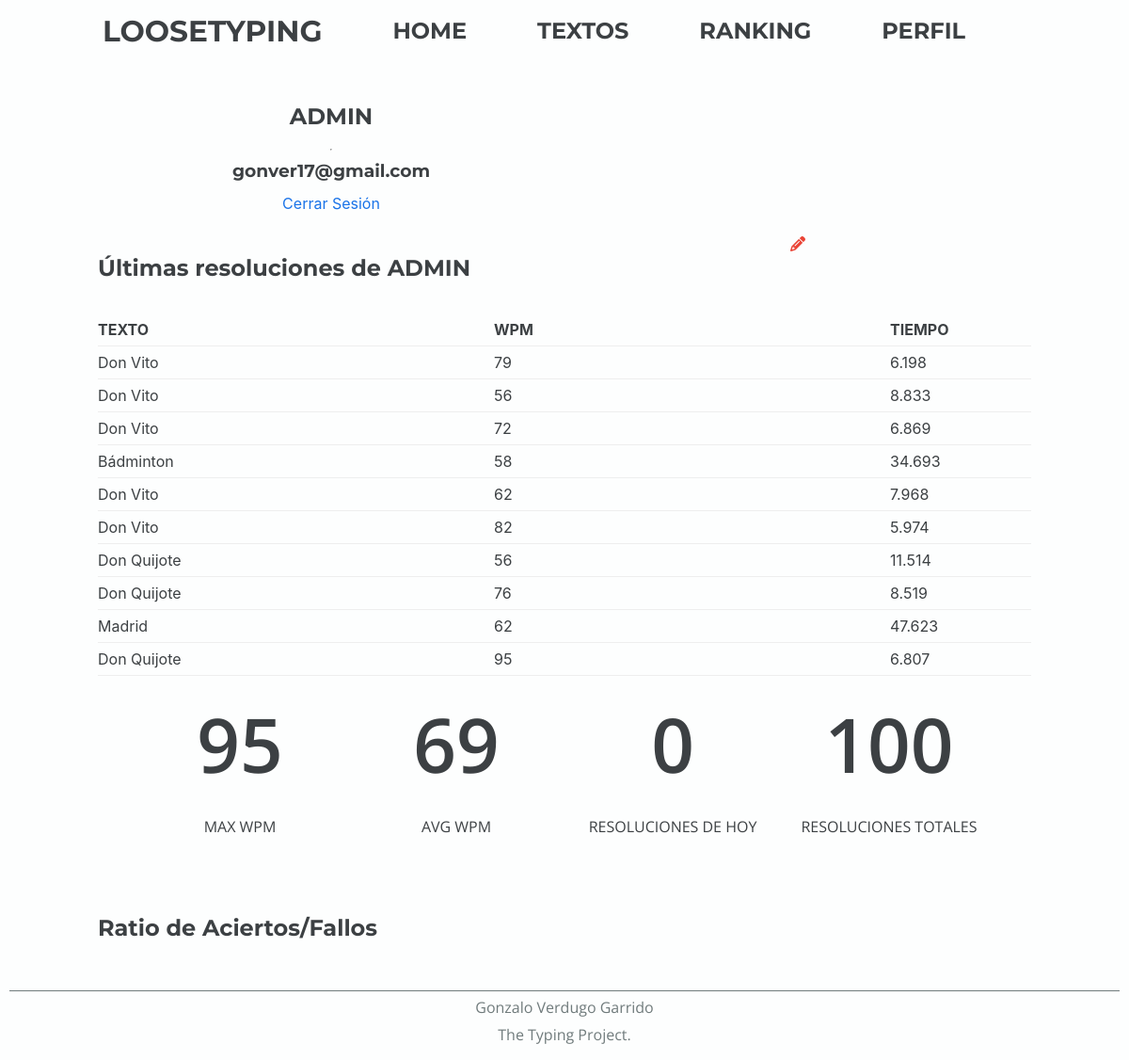
The page /views/profile.php (signed in) on the database its author committed.
### tables this page shows
CREATE TABLE `usuarios` (
  `id` int(11) NOT NULL,
  `nom_user` varchar(50) DEFAULT NULL,
  `ema_user` varchar(60) DEFAULT NULL,
  `pas_user` varchar(200) DEFAULT NULL,
  `ava_user` varchar(100) DEFAULT 'ec ec-robot',
  `created_at` timestamp NOT NULL DEFAULT current_timestamp() ON UPDATE current_timestamp(),
  `per_user` int(11) DEFAULT NULL
);

CREATE TABLE `resoluciones` (
  `id` int(11) NOT NULL,
  `id_user` int(11) DEFAULT NULL,
  `id_text` int(11) DEFAULT NULL,
  `wpm_res` int(11) DEFAULT NULL,
  `tim_res` float DEFAULT NULL,
  `created_at` timestamp NOT NULL DEFAULT current_timestamp() ON UPDATE current_timestamp()
);

CREATE TABLE `textos` (
  `id` int(11) NOT NULL,
  `tit_text` varchar(50) DEFAULT NULL,
  `txt_text` text DEFAULT NULL,
  `lang_text` varchar(50) DEFAULT NULL,
  `id_cat` int(11) DEFAULT NULL,
  `ori_text` varchar(150) DEFAULT NULL,
  `created_at` timestamp NOT NULL DEFAULT current_timestamp() ON UPDATE current_timestamp()
);

### public_html/private/model/dao/daoUser.php (called while the page is built, shortened)
<?php
class DaoUser
{
    public static function getStats($user)
    {
        $db = DbConnection::getInstance();
        $statsQuery = "select max(wpm_res) as `maxWpm`,avg(wpm_res) as `avgWpm`,count(*) as `totRes` from resoluciones where id_user=".$user->getId()." ;";
        $resToday='SELECT count(*) as `resToday` from resoluciones where created_at between date(now()) and now() and id_user='.$user->getId().';';
        $result=$db->query($statsQuery)->fetch();
        $result2 = $db->query($resToday)->fetch();
        $stats = array(
            $result['maxWpm'],
           round($result['avgWpm']),
            $result2['resToday'],
            $result['totRes']
        );
        $headers= array(
            'MAX WPM',
            'AVG WPM',
            'RESOLUCIONES DE HOY',
            'RESOLUCIONES TOTALES'
        );
        return [$stats,$headers];
    }
    public static function getByEmail($email)
    {
        $db=  DbConnection::getInstance();
        $query="select * from usuarios where ema_user='{$email}';";
        $result = $db->query($query)->fetch();
        return $result;
    }
}

### public_html/private/model/dao/daoResolution.php (called while the page is built, shortened)
<?php
class DaoResolution
{
    public static function getUserLastsResolutions($id, $limit)
    {
        $db= DbConnection::getInstance();
        $query = "select * from resoluciones where id_user={$id} order by created_at DESC limit {$limit}";
        $commit=$db->prepare($query);
        $commit->execute();
        $arr=$commit->fetchAll();
        return $arr;
    }
}

### public_html/private/model/dao/daoText.php (called while the page is built, shortened)
<?php
class DaoText
{
    public static function getById($id)
    {
        $db=  DbConnection::getInstance();
        $query="select * from textos where id='{$id}';";
        $result = $db->query($query)->fetch();
        return $result;
    }
}

### public_html/private/model/text.php (called while the page is built, shortened)
<?php
include_once('dao/daoText.php');
class Text
{
    private $titText;
    public function __construct($id="", $titText="", $txtText="", $lang="", $idCat="", $autorText="", $createdAt="")
    {
        $this->titText=$titText;
    }
    public function getTitText()
    {
        return $this->titText;
    }
    public static function getById($id)
    {
        $daoResult =DaoText::getById($id);
        $text = new Text($daoResult['id'], $daoResult['tit_text'], $daoResult['txt_text'], $daoResult['lang_text'], $daoResult['id_cat'], $daoResult['ori_text'], $daoResult['created_at']);
        return $text ;
    }
}

### public_html/views/profile.php (the view, shortened to what this page needs)
<?php
include("../private/model/user.php");
include("../private/model/resolution.php");
include("../private/model/text.php");
?>
<!DOCTYPE html>
<html lang='es' dir='ltr'>
<head>
    <?php include "../includes/general-head.php" ?>
</head>
<body>
    <main>
        <?php include "../includes/nav.php" ?>
        <section id="profile-sect mg-20">
            <div id="user-data">
                <div class="profile-box">
                    <h1><?php
                        $user = "";
                        if (isset($_SESSION['user']) && !empty($_SESSION['user']) && empty($_GET['id'])) {
                            $user = User::getByEmail($_SESSION['user']);
                        } elseif (($_GET['id']) && !empty($_GET['id'])) {
                            $user = User::getById($_GET['id']);
                        } else {
                            header("location: ../index.php");
                        }
                       echo $user->getName();
                    ?>
                    </h1>
                    <hr>
                    <h3 id="userEmail"><?php echo $user->getEmail()   ?>
                    </h3>
                    <div>
                        <a class="high-elem" href="../private/scripts/cerrarSesion.php">Cerrar Sesión</a>
                    </div>
                </div>
                <div class="profile-box ">
                    <?php
                            if ($user->getEmail()==$_SESSION['user']) {
                                echo ' <i class="fas fa-pencil-alt high-elem" onclick="openIconWindow()"></i>';
                            }
                        ?>
                </div>
            </div>
            <div id="user-last-reso mg-20">
                <h1>Últimas resoluciones de <?php echo $user->getName() ?>
                </h1>
                <div class="record-header">
                    <div class="record-data"><b>TEXTO</b></div>
                    <div class="record-data"><b>WPM</b></div>
                    <div class="record-data"><b>TIEMPO</b></div>
                </div>
                <?php
                    $lastResolutions=Resolution::getUserLastsResolutions($user->getId(), 10);
                    foreach ($lastResolutions as $resolution) {
                        $texto = Text::getById($resolution->getIdText());
                        echo $resolution->imprimirSinFuncion($texto->getTitText());
                    }
                    ?>
            </div>
            <div class="profile-box" id="user-stats">
                <?php
            $stats = $user->imprimirStats();
                    echo $stats;
            ?>
            </div>
            <div id="div-ratio" class="mg-20">
                <h1>Ratio de Aciertos/Fallos</h1>
            </div>
        </section>
        <?php include "../includes/footer.php" ?>
    </main>
</body>
</html>

### public_html/private/model/resolution.php (shortened to what this page needs)
<?php
include_once('dao/daoResolution.php');
class Resolution
{
    private $idText;
    private $wpmRes;
    private $timeRes;
    public function __construct($id="", $idUser="", $idText="", $wpmRes="", $timeRes="", $createdAt="")
    {
        $this->idText=$idText;
        $this->wpmRes=$wpmRes;
        $this->timeRes=$timeRes;
    }
    public function getIdText()
    {
        return $this->idText;
    }
    public static function getUserLastsResolutions($id, $limit)
    {
        $daoResult = DaoResolution::getUserLastsResolutions($id, $limit);
        $resolutions = array();
        foreach ($daoResult as $daoResolution) {
            array_push($resolutions, new Resolution($daoResolution['id'], $daoResolution['id_user'], $daoResolution['id_text'], $daoResolution['wpm_res'], $daoResolution['tim_res'], $daoResolution['created_at']));
        }
        return $resolutions;
    }
    public function imprimirSinFuncion($titText)
    {
        $html="";
        $html.="<div  class='record-row'>";
        $html.=" <div class='record-data'>".$titText."    </div>";
        $html.=" <div class='record-data'>".$this->wpmRes."    </div>";
        $html.=" <div class='record-data'>".$this->timeRes."    </div>";
        $html.="</div>";
        return $html;
    }
}

### public_html/css/reboot.css (style rules this page uses)
*, *::before, *::after { box-sizing: border-box; }
html { font-family: sans-serif; line-height: 1.15; -webkit-text-size-adjust: 100%; -ms-text-size-adjust: 100%; -ms-overflow-style: scrollbar; -webkit-tap-highlight-color: transparent; }
article, aside, dialog, figcaption, figure, footer, header, hgroup, main, nav, section { display: block; }
body { margin: 0; font-family: -apple-system, BlinkMacSystemFont, "Segoe UI", Roboto, "Helvetica Neue", Arial, sans-serif, "Apple Color Emoji", "Segoe UI Emoji", "Segoe UI Symbol"; font-size: 1rem; font-weight: normal; line-height: 1.5; color: #212529; text-align: left; background-color: #fff; }
hr { box-sizing: content-box; height: 0; overflow: visible; }
h1, h2, h3, h4, h5, h6 { margin-top: 0; margin-bottom: 0.5rem; }
b, strong { font-weight: bolder; }
a { color: #007bff; text-decoration: none; background-color: transparent; -webkit-text-decoration-skip: objects; }
a, area, button, [role="button"], input:not([type="range"]), label, select, summary, textarea { -ms-touch-action: manipulation; touch-action: manipulation; }

### public_html/css/general.css (style rules this page uses)
* { color: #3c4043; }
body { background-color: #fdfefe; }
h1, h2, h3, h4 { font-family: "Montserrat", sans-serif; font-weight: bold; color: #3c4043; }
a:link { color: #1a73e8; }
section { max-width: 992px; margin: 0 auto; padding: 30px 3 3 3; min-height: 85vh; }
.record-header { margin: 30px 0 0 0; border-bottom: 1px solid #eee; padding: 5px 0; display: flex; justify-content: space-between; }
.record-row, .user-div { border-bottom: 1px solid #eee; padding: 5px 0; display: flex; justify-content: space-between; }
.record-data { width: 150px; }
#user-data { display: flex; flex-direction: row; justify-content: center; }
.profile-box { width: 50%; height: 200px; display: flex; flex-direction: column; align-items: center; justify-content: center; }
.high-elem { color: #ea4335; }
.mg-20 { margin-top: 50px; }
#user-stats { display: flex; flex-direction: row; flex-wrap: wrap; width: 100%; justify-content: center; }

### public_html/css/darkmode.css (style rules this page uses)
* { color: #fdfefe; }
body { background-color: #3c4043; }
h1, h2, h3, h4, p, span { color: #fdfefe; }
a:link { color: #fdfefe; font-weight: 600; }
.high-elem { color: #ea4335; }

### rows shown on the page
usuarios: nom_user "ADMIN", ema_user "gonver17@gmail.com"
resoluciones: id_text.tit_text "Don Vito", wpm_res "79", tim_res "6.198"
resoluciones: id_text.tit_text "Don Vito", wpm_res "56", tim_res "8.833"
resoluciones: id_text.tit_text "Don Vito", wpm_res "72", tim_res "6.869"
resoluciones: id_text.tit_text "Bádminton", wpm_res "58", tim_res "34.693"
resoluciones: id_text.tit_text "Don Vito", wpm_res "62", tim_res "7.968"
resoluciones: id_text.tit_text "Don Vito", wpm_res "82", tim_res "5.974"
resoluciones: id_text.tit_text "Don Quijote", wpm_res "56", tim_res "11.514"
resoluciones: id_text.tit_text "Don Quijote", wpm_res "76", tim_res "8.519"
resoluciones: id_text.tit_text "Madrid", wpm_res "62", tim_res "47.623"
resoluciones: id_text.tit_text "Don Quijote", wpm_res "95", tim_res "6.807"

### other values the page prints
$stats[0][$i] "95"
$stats[1][$i] "MAX WPM"
$stats[0][$i] "69"
$stats[1][$i] "AVG WPM"
$stats[0][$i] "0"
$stats[1][$i] "RESOLUCIONES DE HOY"
$stats[0][$i] "100"
$stats[1][$i] "RESOLUCIONES TOTALES"
